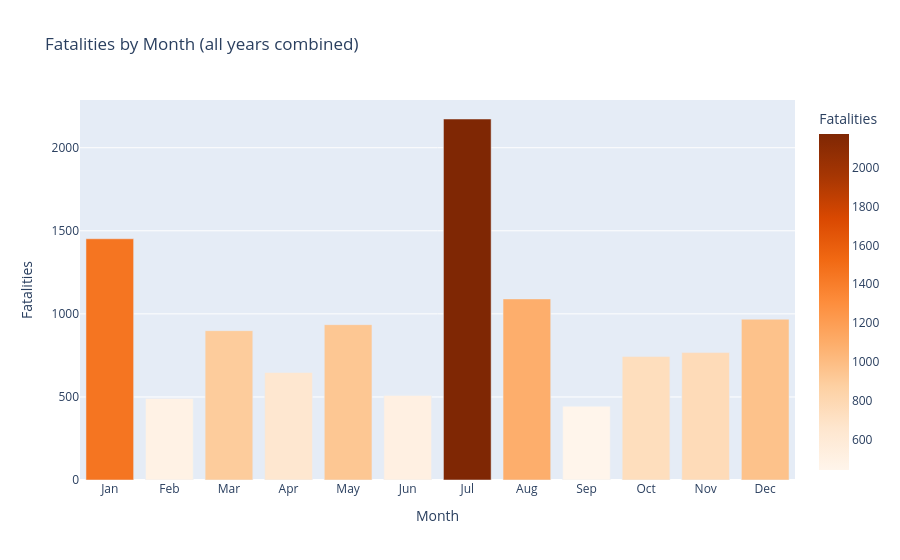

Notebook code cell kept with this figure:
### Markdown cell above
## Temporal Distribution

### Code cell
# ── TEMPORAL ANALYSIS: Day of week & month patterns ──
df['month'] = df['date_of_event'].dt.month
df['day_of_week'] = df['date_of_event'].dt.day_name()

# Fatalities by month
monthly = df.groupby('month').size().reset_index(name='count')
month_names = {1:'Jan',2:'Feb',3:'Mar',4:'Apr',5:'May',6:'Jun',
               7:'Jul',8:'Aug',9:'Sep',10:'Oct',11:'Nov',12:'Dec'}
monthly['month_name'] = monthly['month'].map(month_names)

fig_month = px.bar(monthly, x='month_name', y='count',
                   title='Fatalities by Month (all years combined)',
                   labels={'month_name': 'Month', 'count': 'Fatalities'},
                   color='count', color_continuous_scale='Oranges')
fig_month.show()

### Figure 1 — Plotly figure (JSON) as saved in the notebook; plotly's stock layout.template omitted (floating-point values rounded to 4 significant figures)
{"data": [{"hovertemplate": "Month=%{x}<br>Fatalities=%{marker.color}<extra></extra>", "legendgroup": "", "marker": {"color": [1452, 490, 899, 647, 935, 509, 2173, 1090, 444, 743, 767, 968], "coloraxis": "coloraxis", "pattern": {"shape": ""}}, "name": "", "orientation": "v", "showlegend": false, "textposition": "auto", "type": "bar", "x": ["Jan", "Feb", "Mar", "Apr", "May", "Jun", "Jul", "Aug", "Sep", "Oct", "Nov", "Dec"], "xaxis": "x", "y": [1452, 490, 899, 647, 935, 509, 2173, 1090, 444, 743, 767, 968], "yaxis": "y"}], "layout": {"barmode": "relative", "coloraxis": {"colorbar": {"title": {"text": "Fatalities"}}, "colorscale": [[0, "rgb(255,245,235)"], [0.125, "rgb(254,230,206)"], [0.25, "rgb(253,208,162)"], [0.375, "rgb(253,174,107)"], [0.5, "rgb(253,141,60)"], [0.625, "rgb(241,105,19)"], [0.75, "rgb(217,72,1)"], [0.875, "rgb(166,54,3)"], [1, "rgb(127,39,4)"]]}, "legend": {"tracegroupgap": 0}, "title": {"text": "Fatalities by Month (all years combined)"}, "xaxis": {"anchor": "y", "domain": [0, 1], "title": {"text": "Month"}}, "yaxis": {"anchor": "x", "domain": [0, 1], "title": {"text": "Fatalities"}}}}
